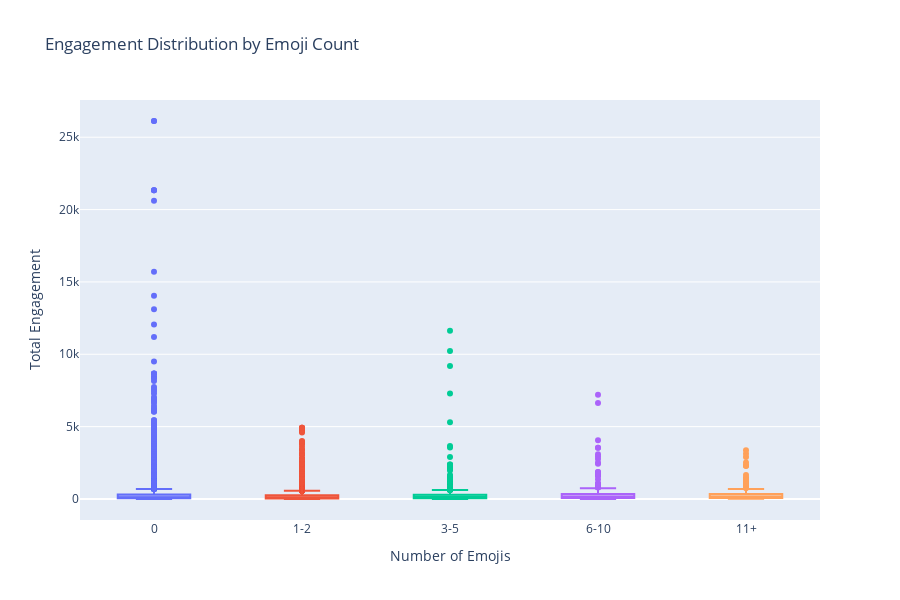

Notebook code for this chart:
### Code cell
# Visualize engagement by emoji count
emoji_count_plot = emoji_count_engagement.reset_index()
emoji_count_plot.columns = ['Emoji_Count', 'Avg_Engagement', 'Median_Engagement', 'Post_Count', 'Avg_Likes', 'Avg_Shares', 'Avg_Comments']

fig = px.box(
    df,
    x='emoji_count_bin',
    y='total_engagement',
    title='Engagement Distribution by Emoji Count',
    labels={'emoji_count_bin': 'Number of Emojis', 'total_engagement': 'Total Engagement'},
    category_orders={'emoji_count_bin': ['0', '1-2', '3-5', '6-10', '11+']},
    color='emoji_count_bin'
)

fig.update_layout(height=600, showlegend=False)
fig.show()

# Display static image for GitHub preview
from IPython.display import Image, display
import plotly.io as pio
try:
    img_bytes = pio.to_image(fig, format="png", width=1200, height=700)
    display(Image(img_bytes))
except Exception as e:
    print("Install kaleido: pip install kaleido")
fig.write_html('../output/figures/engagement_by_emoji_count.html')

### Figure 1 — Plotly figure (JSON) as saved in the notebook; plotly's stock layout.template omitted (floating-point values rounded to 4 significant figures; data arrays with more than 128 entries replaced by an {"elided": "..."} marker saying what was removed)
{"data": [{"alignmentgroup": "True", "hovertemplate": "Number of Emojis=%{x}<br>Total Engagement=%{y}<extra></extra>", "legendgroup": "0", "marker": {"color": "#636efa"}, "name": "0", "notched": false, "offsetgroup": "0", "orientation": "v", "showlegend": true, "type": "box", "x": {"elided": "7315 str values"}, "x0": " ", "xaxis": "x", "y": {"elided": "7315 int values"}, "y0": " ", "yaxis": "y"}, {"alignmentgroup": "True", "hovertemplate": "Number of Emojis=%{x}<br>Total Engagement=%{y}<extra></extra>", "legendgroup": "1-2", "marker": {"color": "#EF553B"}, "name": "1-2", "notched": false, "offsetgroup": "1-2", "orientation": "v", "showlegend": true, "type": "box", "x": {"elided": "2447 str values"}, "x0": " ", "xaxis": "x", "y": {"elided": "2447 int values"}, "y0": " ", "yaxis": "y"}, {"alignmentgroup": "True", "hovertemplate": "Number of Emojis=%{x}<br>Total Engagement=%{y}<extra></extra>", "legendgroup": "3-5", "marker": {"color": "#00cc96"}, "name": "3-5", "notched": false, "offsetgroup": "3-5", "orientation": "v", "showlegend": true, "type": "box", "x": {"elided": "841 str values"}, "x0": " ", "xaxis": "x", "y": {"elided": "841 int values"}, "y0": " ", "yaxis": "y"}, {"alignmentgroup": "True", "hovertemplate": "Number of Emojis=%{x}<br>Total Engagement=%{y}<extra></extra>", "legendgroup": "6-10", "marker": {"color": "#ab63fa"}, "name": "6-10", "notched": false, "offsetgroup": "6-10", "orientation": "v", "showlegend": true, "type": "box", "x": {"elided": "399 str values"}, "x0": " ", "xaxis": "x", "y": {"elided": "399 int values"}, "y0": " ", "yaxis": "y"}, {"alignmentgroup": "True", "hovertemplate": "Number of Emojis=%{x}<br>Total Engagement=%{y}<extra></extra>", "legendgroup": "11+", "marker": {"color": "#FFA15A"}, "name": "11+", "notched": false, "offsetgroup": "11+", "orientation": "v", "showlegend": true, "type": "box", "x": {"elided": "225 str values"}, "x0": " ", "xaxis": "x", "y": {"elided": "225 int values"}, "y0": " ", "yaxis": "y"}], "layout": {"boxmode": "overlay", "height": 600, "legend": {"title": {"text": "Number of Emojis"}, "tracegroupgap": 0}, "showlegend": false, "title": {"text": "Engagement Distribution by Emoji Count"}, "xaxis": {"anchor": "y", "categoryarray": ["0", "1-2", "3-5", "6-10", "11+"], "categoryorder": "array", "domain": [0, 1], "title": {"text": "Number of Emojis"}}, "yaxis": {"anchor": "x", "domain": [0, 1], "title": {"text": "Total Engagement"}}}}
